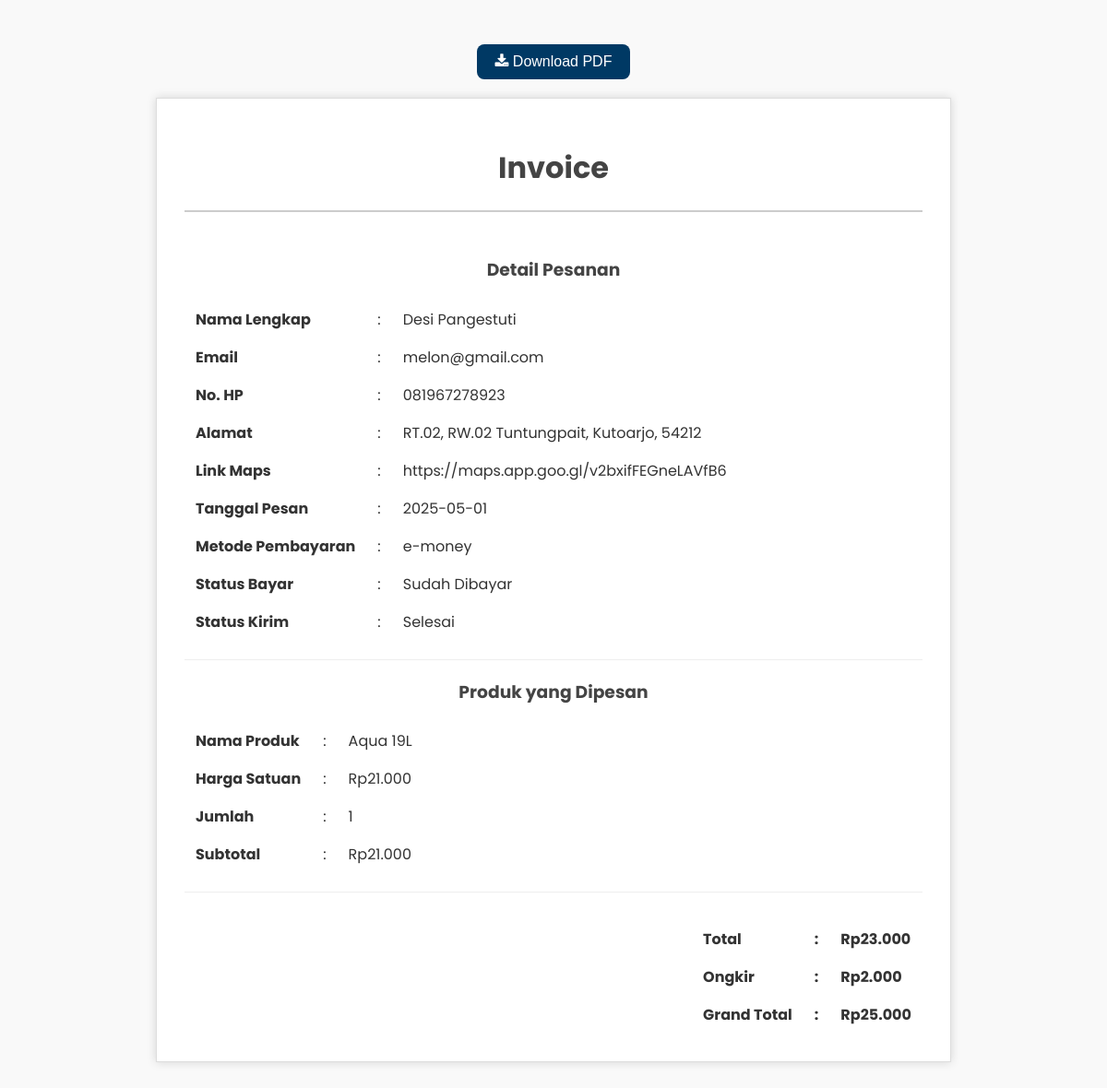
Page /invoice.php?id=26 (signed in) on the committed database.
### tables this page shows
CREATE TABLE `pesanan` (
  `id_pesanan` int(11) NOT NULL,
  `username` varchar(15) NOT NULL,
  `nama` varchar(40) NOT NULL,
  `email` varchar(30) NOT NULL,
  `no_hp` char(15) NOT NULL,
  `alamat` varchar(200) NOT NULL,
  `link` varchar(150) NOT NULL,
  `status_bayar` varchar(15) NOT NULL,
  `status_kirim` varchar(15) NOT NULL,
  `total_harga` float NOT NULL,
  `tanggal_pesan` date NOT NULL DEFAULT curdate(),
  `metode_bayar` varchar(10) NOT NULL,
  `bukti_bayar` varchar(100) NOT NULL
);

CREATE TABLE `detail_pesanan` (
  `id_detail` int(11) NOT NULL,
  `id_pesanan` int(11) DEFAULT NULL,
  `id_produk` int(11) DEFAULT NULL,
  `nama_produk` varchar(100) DEFAULT NULL,
  `harga_satuan` float DEFAULT NULL,
  `jumlah` int(11) DEFAULT NULL,
  `subtotal` int(11) DEFAULT NULL
);

### invoice.php (the view, shortened to what this page needs)
<?php
  include 'koneksi.php';
  $id_pesanan = $_GET['id'];
  $query = mysqli_query($connect , "SELECT * FROM pesanan WHERE id_pesanan = '$id_pesanan'");
  $data = mysqli_fetch_array($query);
  $kueri = mysqli_query($connect , "SELECT * FROM detail_pesanan WHERE id_pesanan = '$id_pesanan'");
?>
<!DOCTYPE html>
<html lang="en">
<head>
  <link rel="stylesheet" href="font_awesome/css/font-awesome.min.css">
</head>
<body>
  <button class="btn-download" onclick="downloadPDF()">
    <i class="fa fa-download" aria-hidden="true"></i>
    Download PDF
  </button>
  <div class="invoice-box" id="invoice-content">
    <h1>Invoice</h1>
    <hr style="border: 1px solid #ccc; margin: 1rem 0; margin-bottom: 3rem;">
    <h3>Detail Pesanan</h3>
    <table>
      <tr>
        <th>Nama Lengkap</th>
        <td>:</td>
        <td><?php echo $data['nama']; ?></td>
      </tr>
      <tr>
        <th>Email</th>
        <td>:</td>
        <td><?php echo $data['email']; ?></td>
      </tr>
      <tr>
        <th>No. HP</th>
        <td>:</td>
        <td><?php echo $data['no_hp']; ?></td>
      </tr>
      <tr>
        <th>Alamat</th>
        <td>:</td>
        <td><?php echo $data['alamat']; ?></td>
      </tr>
      <tr>
        <th>Link Maps</th>
        <td>:</td>
        <td><?php echo $data['link']; ?></td>
      </tr>
      <tr>
        <th>Tanggal Pesan</th>
        <td>:</td>
        <td><?php echo $data['tanggal_pesan']; ?></td>
      </tr>
      <tr>
        <th>Metode Pembayaran</th>
        <td>:</td>
        <td><?php echo $data['metode_bayar']; ?></td>
      </tr>
      <tr>
        <th>Status Bayar</th>
        <td>:</td>
        <td><?php echo $data['status_bayar']; ?></td>
      </tr>
      <tr>
        <th>Status Kirim</th>
        <td>:</td>
        <td><?php echo $data['status_kirim']; ?></td>
      </tr>
    </table>
    <hr>
    <h3>Produk yang Dipesan</h3>
    <?php while ($show = mysqli_fetch_array($kueri)) { ?>
      <table>
        <tr>
          <th>Nama Produk</th>
          <td>:</td>
          <td><?php echo $show['nama_produk']; ?></td>
        </tr>
        <tr>
          <th>Harga Satuan</th>
          <td>:</td>
          <td>Rp<?php echo number_format($show['harga_satuan'], 0, ',', '.'); ?></td>
        </tr>
        <tr>
          <th>Jumlah</th>
          <td>:</td>
          <td><?php echo $show['jumlah']; ?></td>
        </tr>
        <tr>
          <th>Subtotal</th>
          <td>:</td>
          <td>Rp<?php echo number_format($show['subtotal'], 0, ',', '.'); ?></td>
        </tr>
      </table>
      <hr>
    <?php } ?>
    <div class="total-section">
      <table>
        <tr>
          <th>Total</th>
          <th>:</th>
          <th>Rp<?php echo number_format($data['total_harga'], 0, ',', '.'); ?></th>
        </tr>
        <tr>
          <th>Ongkir</th>
          <th>:</th>
          <th>Rp<?php echo number_format(2000, 0, ',', '.'); ?></th>
        </tr>
        <?php $grandtotal = $data['total_harga'] + 2000; ?>
        <tr>
          <th>Grand Total</th>
          <th>:</th>
          <th>Rp<?php echo number_format($grandtotal, 0, ',', '.'); ?></th>
        </tr>
      </table>
    </div>
  </div>
</body>
</html>

### invoice.php (style rules this page uses)
body { font-family: 'Poppins', sans-serif; background-color: #f9f9f9; color: #333; padding: 20px; }
.invoice-box { max-width: 800px; margin: auto; padding: 30px; border: 1px solid #ddd; background: #fff; box-shadow: 0 0 10px rgba(0,0,0,0.15); }
table { border-collapse: collapse; margin-top: 1rem; margin-left: 0; }
table th, table td { padding: 8px 12px; text-align: left; }
table th { font-weight: bold; }
h1, h3 { text-align: center; color: #444; }
hr { border: 0; border-top: 1px solid #eee; margin: 20px 0; }
.total-section { margin-top: 30px; }
.total-section table { margin-left: auto; border-collapse: collapse; }
.total-section th, .total-section td { padding: 8px 12px; text-align: left; }
.btn-download { display: block; margin: 20px auto; padding: 10px 20px; background-color: #003964; color: white; border: none; border-radius: 8px; font-size: 16px; cursor: pointer; }

### rows in the picture
pesanan: nama "Desi Pangestuti", email "melon@gmail.com", no_hp "081967278923", alamat "RT.02, RW.02 Tuntungpait, Kutoarjo, 54212", link "https://maps.app.goo.gl/v2bxifFEGneLAVfB6", tanggal_pesan "2025-05-01", metode_bayar "e-money", status_bayar "Sudah Dibayar", status_kirim "Selesai", total_harga "23.000", total_harga "25.000"
detail_pesanan: nama_produk "Aqua 19L", harga_satuan "21.000", jumlah "1", subtotal "21.000"

### other values in the picture
2000 "2.000"
